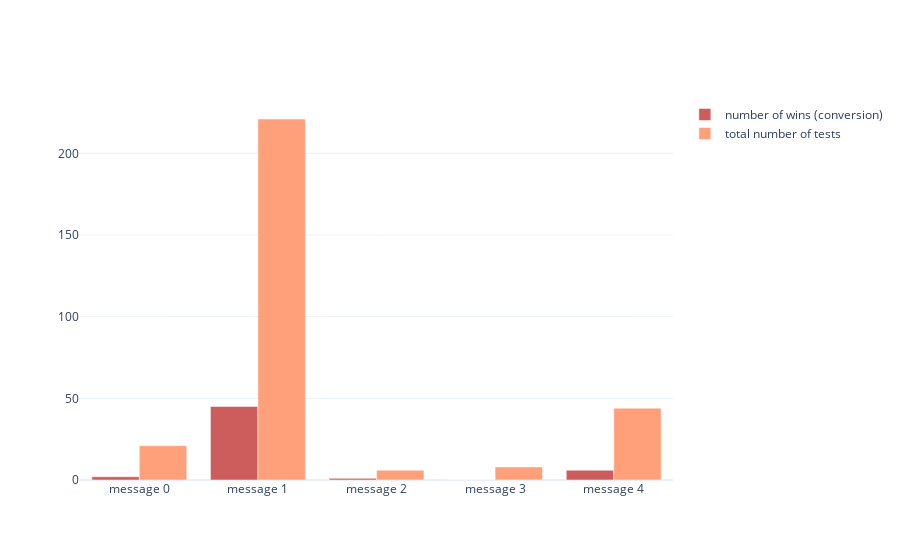

This figure's notebook cell:
### Code cell
create_report(result_g)

### Figure 1 — Plotly figure (JSON) as saved in the notebook; plotly's stock layout.template omitted (floating-point values rounded to 4 significant figures)
{"data": [{"marker": {"color": "indianred"}, "name": "number of wins (conversion)", "type": "bar", "x": ["message 0", "message 1", "message 2", "message 3", "message 4"], "y": [2, 45, 1, 0, 6]}, {"marker": {"color": "lightsalmon"}, "name": "total number of tests", "type": "bar", "x": ["message 0", "message 1", "message 2", "message 3", "message 4"], "y": [21, 221, 6, 8, 44]}], "layout": {"barmode": "group"}}
